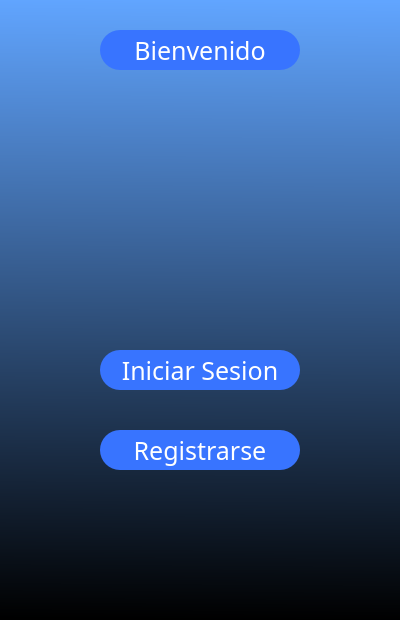
<?xml version="1.0" encoding="UTF-8"?>
<ui version="4.0">
 <class>Big_Body</class>
 <widget class="QWidget" name="Big_Body">
  <property name="geometry">
   <rect>
    <x>0</x>
    <y>0</y>
    <width>400</width>
    <height>620</height>
   </rect>
  </property>
  <property name="windowTitle">
   <string>Form</string>
  </property>
  <property name="styleSheet">
   <string notr="true">background-color:qlineargradient(spread:pad, x1:0.460273, y1:0, x2:0.455, y2:1, stop:0 rgba(97, 165, 255, 255), stop:1 rgba(0, 0, 0, 255))</string>
  </property>
  <widget class="QLabel" name="Title_Bienvenido">
   <property name="geometry">
    <rect>
     <x>100</x>
     <y>30</y>
     <width>200</width>
     <height>40</height>
    </rect>
   </property>
   <property name="font">
    <font>
     <family>BIZ UDGothic</family>
     <pointsize>-1</pointsize>
     <kerning>true</kerning>
    </font>
   </property>
   <property name="styleSheet">
    <string notr="true">background-color:rgb(56, 116, 255);
font-size:25px;
color:rgb(255, 255, 255);
border-radius: 20px;</string>
   </property>
   <property name="text">
    <string>Bienvenido</string>
   </property>
   <property name="alignment">
    <set>Qt::AlignCenter</set>
   </property>
  </widget>
  <widget class="QLabel" name="Image">
   <property name="geometry">
    <rect>
     <x>20</x>
     <y>110</y>
     <width>371</width>
     <height>131</height>
    </rect>
   </property>
   <property name="styleSheet">
    <string notr="true">background-color:none;</string>
   </property>
   <property name="text">
    <string/>
   </property>
   <property name="pixmap">
    <pixmap>5bc0a3d1d56cf3a676952f5f2c33a82d_370x140.png</pixmap>
   </property>
  </widget>
  <widget class="QPushButton" name="Iniciar_sesion_boton">
   <property name="geometry">
    <rect>
     <x>100</x>
     <y>350</y>
     <width>200</width>
     <height>40</height>
    </rect>
   </property>
   <property name="font">
    <font>
     <family>BIZ UDGothic</family>
     <pointsize>-1</pointsize>
    </font>
   </property>
   <property name="cursor">
    <cursorShape>PointingHandCursor</cursorShape>
   </property>
   <property name="styleSheet">
    <string notr="true">background-color:rgb(56, 116, 255);
border-radius:20px;
color:white;
font-size:25px;</string>
   </property>
   <property name="text">
    <string>Iniciar Sesion</string>
   </property>
  </widget>
  <widget class="QPushButton" name="Registrarse_boton">
   <property name="geometry">
    <rect>
     <x>100</x>
     <y>430</y>
     <width>200</width>
     <height>40</height>
    </rect>
   </property>
   <property name="font">
    <font>
     <family>BIZ UDGothic</family>
     <pointsize>-1</pointsize>
    </font>
   </property>
   <property name="cursor">
    <cursorShape>PointingHandCursor</cursorShape>
   </property>
   <property name="styleSheet">
    <string notr="true">background-color:rgb(56, 116, 255);
border-radius:20px;
color:white;
font-size:25px;</string>
   </property>
   <property name="text">
    <string>Registrarse</string>
   </property>
  </widget>
  <zorder>Title_Bienvenido</zorder>
  <zorder>Iniciar_sesion_boton</zorder>
  <zorder>Registrarse_boton</zorder>
  <zorder>Image</zorder>
 </widget>
 <resources/>
 <connections/>
</ui>
